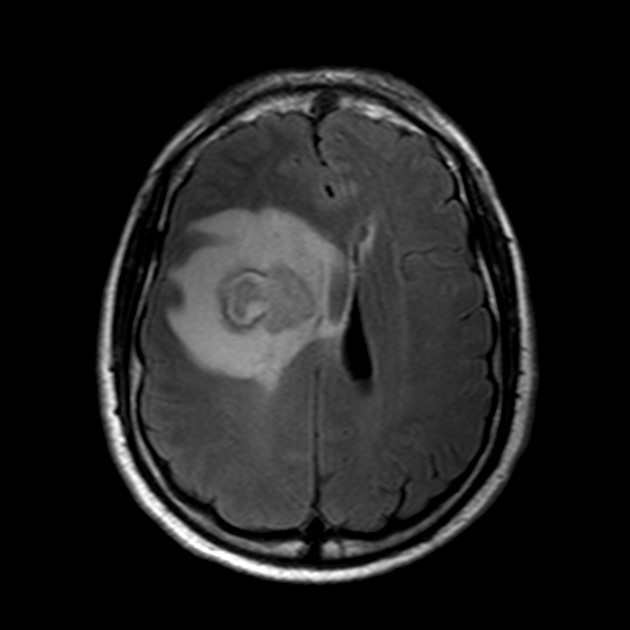
%> input picture Images Example/MRI (1).jpg, 630 x 630 px
$ octave Skull_Stripping.m   (GNU Octave 9; MATLAB toolbox functions it lacks are replaced by stand-ins)
%> lines starting %> are read from the running program, lines starting %| are printed output that depends on the picture; in (x1, y1, x2, y2) boxes, pixels count from 0 and x2, y2 are one past the last pixel; in counts of white or black regions, pixels touching at a corner belong together; the program's own positions count from 1
% Code to remove the outer bright skull from a CT cross sectional image.
clc;    % Clear the command window.
close all;  % Close all figures (except those of imtool.)
clear;  % Erase all existing variables. Or clearvars if you want.
workspace;  % Make sure the workspace panel is showing.
format long g;
format compact;
fontSize = 20;

%===========================================================================================================
% Get the name of the image the user wants to use.
% baseFileName = 'skull_stripping_demo_image.dcm';
baseFileName = 'MRI (1).jpg';
% baseFileName = 'sc4.jpg';
% Get the full filename, with path prepended.
folder = pwd
fullFileName = fullfile(folder, baseFileName)

% Check if the file exists.
if ~exist(fullFileName, 'file')
	% The file doesn't exist -- didn't find it there in that folder.
	% Check the entire search path (other folders) for the file by stripping off the folder.
	fullFileNameOnSearchPath = baseFileName; % No path this time.
	if ~exist(fullFileNameOnSearchPath, 'file')
		% Still didn't find it.  Alert user.
		errorMessage = sprintf('Error: %s does not exist in the search path folders.', fullFileName);
		uiwait(warndlg(errorMessage));
		return;
    end
end

%===========================================================================================================
% Read in a demo image.
% grayImage = dicomread(fullFileName);
grayImage = imread(fullFileName);
%> grayImage is the input picture: size 630x630 uint8; min 0, max 255, mean 31.1
% Get the dimensions of the image.
% numberOfColorBands should be = 1.
[rows, columns, numberOfColorChannels] = size(grayImage);
%> rows = 630; columns = 630; numberOfColorChannels = 1
if numberOfColorChannels > 1
	% It's not really gray scale like we expected - it's color.
	% Convert it to gray scale by taking only the green channel.
	grayImage = grayImage(:, :, 2); % Take green channel.
end
% Display the image.
subplot(2, 3, 1);
imshow(grayImage, []);
axis on;
caption = sprintf('Original Grayscale Image\n%s', baseFileName);
title(caption, 'FontSize', fontSize, 'Interpreter', 'None');
drawnow;
hp = impixelinfo();
% Set up figure properties:
% Enlarge figure to full screen.
set(gcf, 'Units', 'Normalized', 'OuterPosition', [0 0 1 1]);
% Get rid of tool bar and pulldown menus that are along top of figure.
set(gcf, 'Toolbar', 'none', 'Menu', 'none');
% Give a name to the title bar.
set(gcf, 'Name', 'Demo by ImageAnalyst', 'NumberTitle', 'Off')

% Make the pixel info status line be at the top left of the figure.
hp.Units = 'Normalized';
hp.Position = [0.01, 0.97, 0.08, 0.05];

%===========================================================================================================
% Display the histogram so we can see what gray level we need to threshold it at.
subplot(2, 3, 2:3);
% For this image, there is a huge number of black pixels with gray level less than about 11,
% and that makes a huge spike at the first bin.  Ignore those pixels so we can get a histogram of just non-zero pixels.
% histObject = histogram(grayImage(grayImage >= 11))
[pixelCounts, grayLevels] = imhist(grayImage, 256);
%> pixelCounts = 256 values, max 216974 at index 1, min 17 at index 244, mean 1550.4; grayLevels = 256 values from 0 to 255
faceColor = [0, 60, 190]/255; % Our custom color - a bluish color.
bar(grayLevels, pixelCounts, 'BarWidth', 1, 'FaceColor', faceColor);
% Find the last gray level and set up the x axis to be that range.
lastGL = find(pixelCounts>0, 1, 'last');
%> lastGL = 256
xlim([0, lastGL]);
grid on;
% Set up tick marks every 50 gray levels.
ax = gca;
ax.XTick = 0 : 50 : lastGL;
title('Histogram of Non-Black Pixels', 'FontSize', fontSize, 'Interpreter', 'None', 'Color', faceColor);
xlabel('Gray Level', 'FontSize', fontSize);
ylabel('Pixel Counts', 'FontSize', fontSize);
drawnow;

%===========================================================================================================
% Threshold the image to make a binary image.
thresholdValue = 65;%berhasil 55 & 60 & 65
binaryImage = grayImage > thresholdValue;
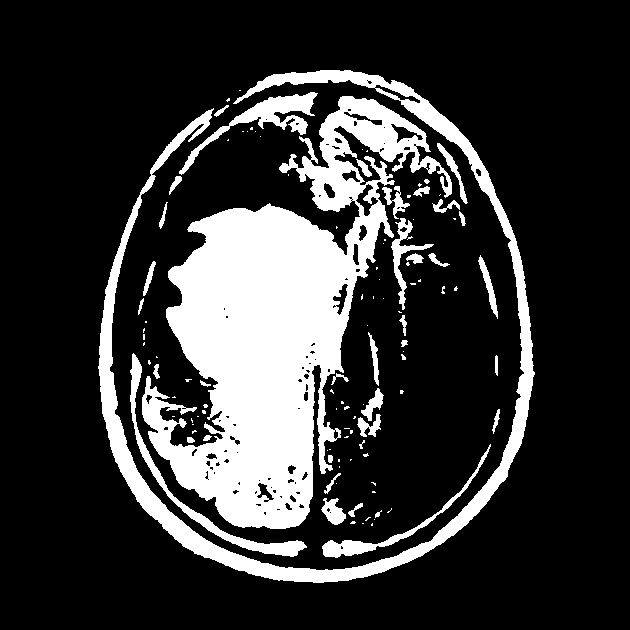
%> binaryImage: size 630x630 logical; 20.5% white; 113 white regions (73 under 20 px), largest, box (x1, y1, x2, y2) and area: (142, 96, 452, 529) 53309, (98, 70, 535, 583) 17185, (130, 353, 307, 557) 2248
% If it's a screenshot instead of an actual image, the background will be a big square, like with image sc4.
% So call imclearborder to remove that.
% If it's not a screenshow (which it should not be, you can skip this step).
binaryImage = imclearborder(binaryImage);
% Display the image.
subplot(2, 3, 4);
imshow(binaryImage, []);
axis on;
caption = sprintf('Initial Binary Image\nThresholded at %d Gray Levels', thresholdValue);
title(caption, 'FontSize', fontSize, 'Interpreter', 'None');

%===========================================================================================================
% Extract the two largest blobs, which will either be the skull and brain,
% or the skull/brain (if they are connected) and small noise blob.
binaryImage = bwareafilt(binaryImage, 2);		% Extract 2 largest blobs.
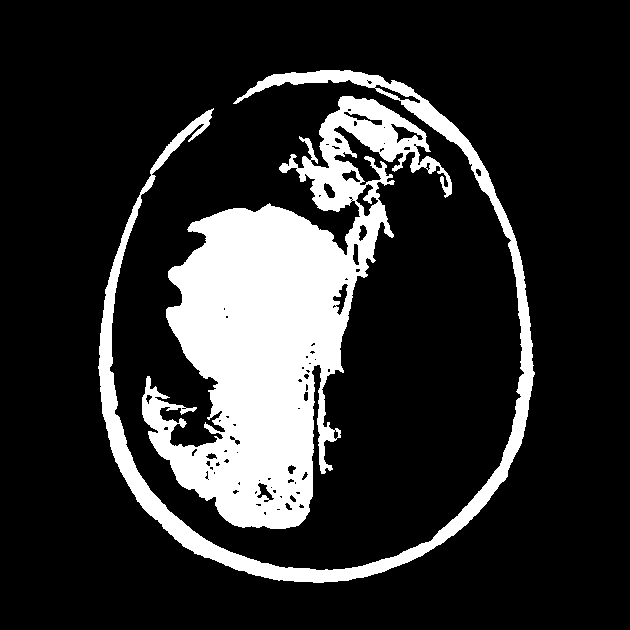
%> binaryImage: size 630x630 logical; 17.8% white; 2 white regions, box (x1, y1, x2, y2) and area: (142, 96, 452, 529) 53309, (98, 70, 535, 583) 17185
% Erode it a little with imdilate().
binaryImage = imopen(binaryImage, true(1));
% Now brain should be disconnected from skull, if it ever was.
% So extract the brain only - it's the largest blob.
binaryImage = bwareafilt(binaryImage, 1);		% Extract largest blob.
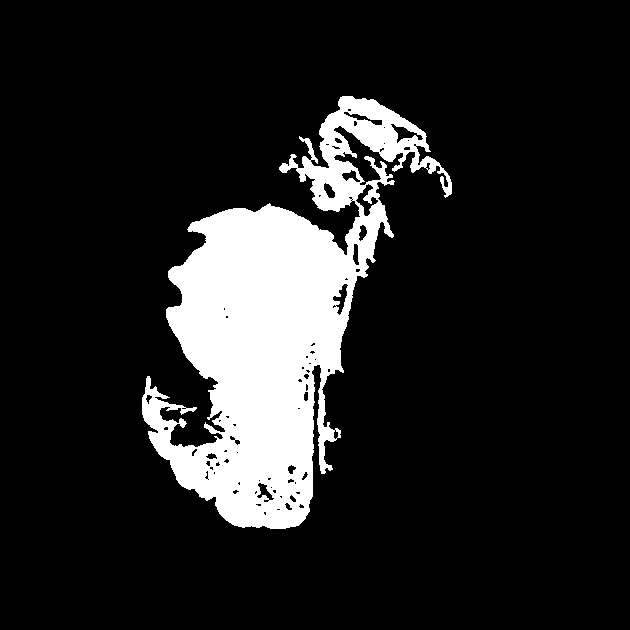
%> binaryImage: size 630x630 logical; 13.4% white; 1 white region, box (x1, y1, x2, y2) and area: (142, 96, 452, 529) 53309
% Fill any holes in the brain.
binaryImage = imfill(binaryImage, 'holes');
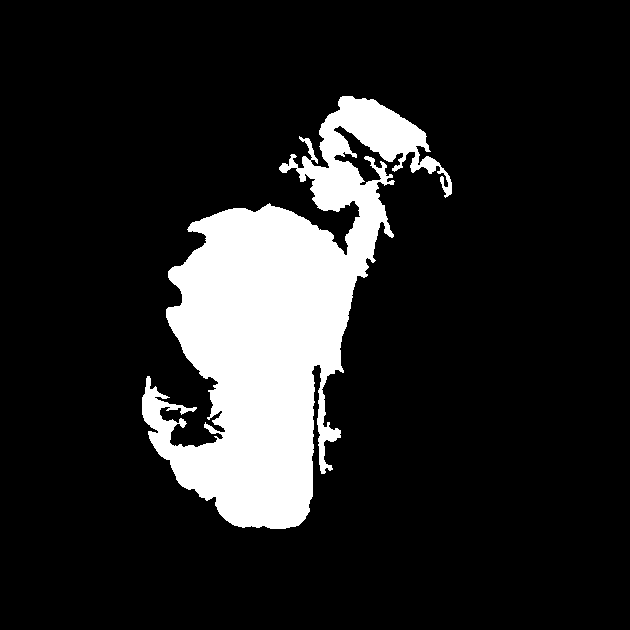
%> binaryImage: size 630x630 logical; 13.9% white; 1 white region, box (x1, y1, x2, y2) and area: (142, 96, 452, 529) 55314
% Dilate mask out a bit in case we've chopped out a little bit of brain.
binaryImage = imdilate(binaryImage, true(1));

% Display the final binary image.
subplot(2, 3, 5);
imshow(binaryImage, []);
axis on;
caption = sprintf('Final Binary Image\nof Skull Alone');
title(caption, 'FontSize', fontSize, 'Interpreter', 'None');

%===========================================================================================================
% Mask out the skull from the original gray scale image.
skullFreeImage = grayImage; % Initialize
skullFreeImage(~binaryImage) = 0; % Mask out.
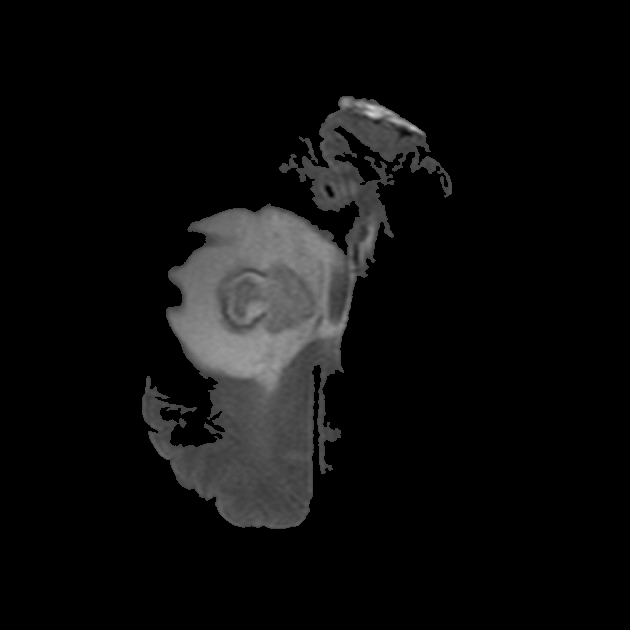
%> skullFreeImage: size 630x630 uint8; min 0, max 209, mean 12.9
% Display the image.
subplot(2, 3, 6);
imshow(skullFreeImage, []);
%saving the result segmented image
uint8Image = uint8(skullFreeImage);
imwrite(uint8Image,'skullFreeImage.jpg');
axis on;
caption = sprintf('Gray Scale Image\nwith Skull Stripped Away');
title(caption, 'FontSize', fontSize, 'Interpreter', 'None');
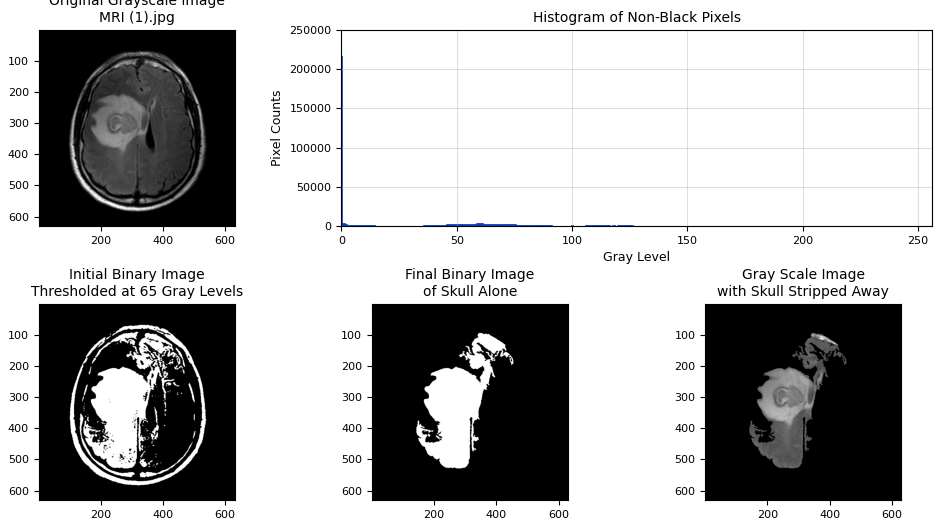
%> figure redrawn from the program's plot data, 5 panels
